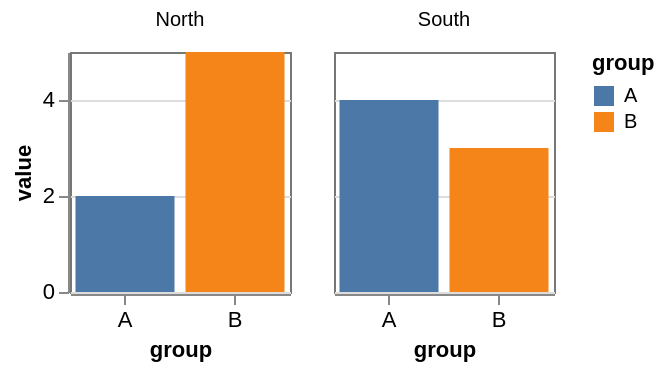

Here is the Vega-Lite specification saved for this chart:
### Vega-Lite specification from a JSON file in a GitHub repository (floating-point values rounded to 4 significant figures)
{"$schema": "https://vega.github.io/schema/vega-lite/v6.json", "data": {"values": [{"panel": "North", "group": "A", "value": 2}, {"panel": "North", "group": "B", "value": 5}, {"panel": "South", "group": "A", "value": 4}, {"panel": "South", "group": "B", "value": 3}]}, "facet": {"column": {"field": "panel", "type": "nominal", "title": null}}, "spec": {"width": 110, "height": 120, "mark": "bar", "encoding": {"x": {"field": "group", "type": "nominal", "axis": {"labelAngle": 0}}, "y": {"field": "value", "type": "quantitative"}, "color": {"field": "group", "type": "nominal"}}}, "config": {"view": {"stroke": "#777777"}, "axis": {"labelFontSize": 11}}}
